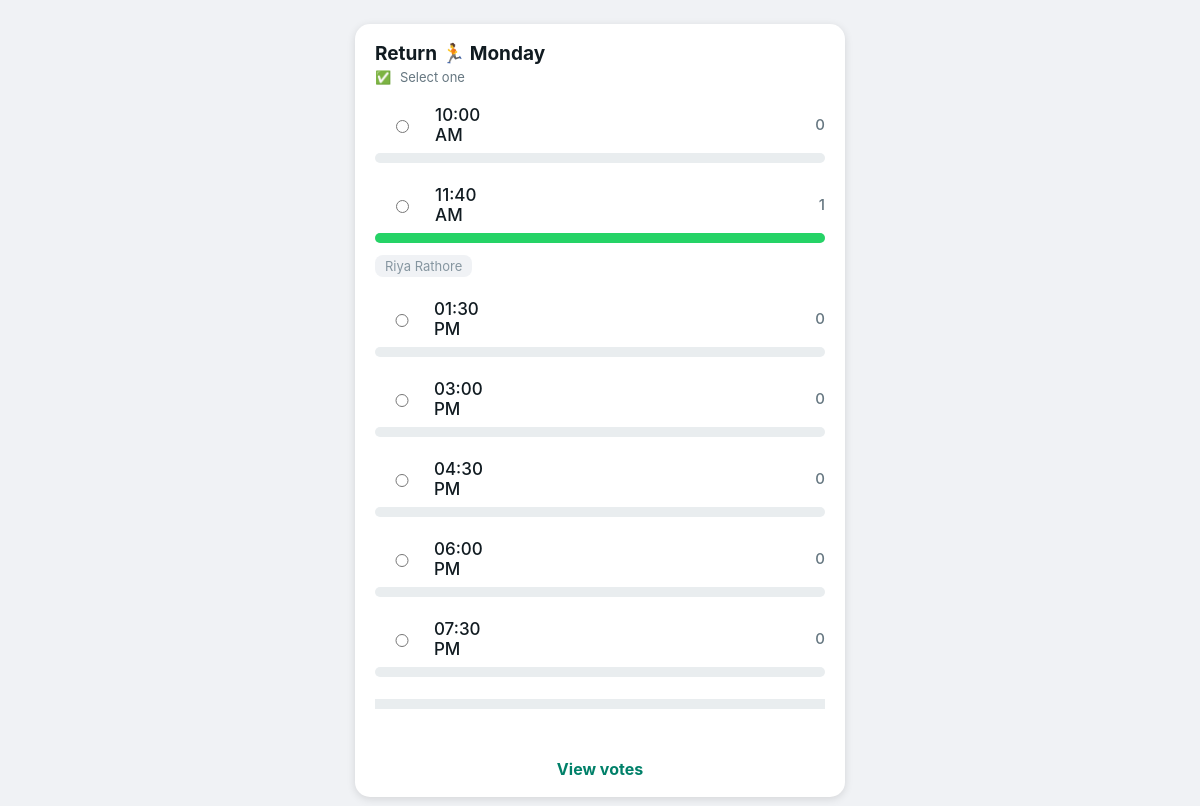
/return-poll/2 (signed in), run on the app's committed database.
### models.py (models this page shows, shortened)
class PollOption(db.Model):
    __tablename__ = "poll_option"
    id = db.Column(db.Integer, primary_key=True)
    poll_id = db.Column(db.Integer, db.ForeignKey("poll.id"), nullable=False)
    time = db.Column(db.String(10))

class Student(db.Model):
    __tablename__ = "student"
    id = db.Column(db.Integer, primary_key=True)
    name = db.Column(db.String(100), nullable=False)
    email = db.Column(db.String(120), unique=True, nullable=False)
    password = db.Column(db.String(200), nullable=False)
    phone_number = db.Column(db.String(15), nullable=True)
    latitude = db.Column(db.Float, nullable=True)
    longitude = db.Column(db.Float, nullable=True)
    route = db.Column(db.String(50))
    stop = db.Column(db.String(50))
    home_lat = db.Column(db.Float)
    assigned_van_id = db.Column(db.String(20), nullable=True)
    profile_pic = db.Column(db.String(200), default='default.png') # Ye zaroori hai
    home_lng = db.Column(db.Float)
    attendances = db.relationship('Attendance', backref='student', lazy=True)
    status = db.Column(db.String(20), default="Absent") # Present, Delay, ya Absent
    delay_time = db.Column(db.Integer, default=0)       # Kitne min late hai
    last_update = db.Column(db.DateTime, default=datetime.utcnow)

### app.py (the view)
@app.route("/return-poll/<int:student_id>")
def return_poll(student_id):
    if "student_id" not in session or session["student_id"] != student_id:
        return redirect(url_for('student_login'))
    target_date = get_target_date()
    poll = Poll.query.filter_by(poll_type="return", poll_date=target_date).first()
    poll_options = []
    total_votes = 0
    user_voted_id = None
    if poll:
        total_votes = PollVote.query.filter_by(poll_id=poll.id).count()
        existing_vote = PollVote.query.filter_by(student_id=student_id, poll_id=poll.id).first()
        user_voted_id = existing_vote.option_id if existing_vote else None
        for opt in poll.options:
            voters_data = PollVote.query.filter_by(option_id=opt.id).all()
            voters_list = [{"name": v.voter.name, "phone": v.voter.phone_number} for v in voters_data]
            poll_options.append({
                'id': opt.id,
                'time': opt.time,
                'count': len(voters_list),
                'voters': voters_list,
                'percent': (len(voters_list) / total_votes * 100) if total_votes > 0 else 0
            })
    return render_template("return_poll.html",
                           options=poll_options,
                           user_voted_id=user_voted_id,
                           day_name=target_date.strftime('%A'),
                           display_date=target_date.strftime('%d %b'))

### app.py (called while the page is built)
def get_target_date():
    now = datetime.now()
    if now.hour > 19 or (now.hour == 19 and now.minute >= 45):
        return date.today() + timedelta(days=1)
    return date.today()

### templates/return_poll.html (shortened to what this page needs)
<!DOCTYPE html>
<html lang="en">
<head>
    <link rel="stylesheet" href="{{ url_for('static', filename='style.css') }}">
</head>
<body style="background-color: #f0f2f5;">
<div class="poll-container">
    <div class="poll-header">Return 🏃 {{ day_name }}</div>
    <div class="poll-subheader">
        <span style="margin-right: 5px;">✅</span> Select one
    </div>
    {% for opt in options %}
    <div class="poll-option {% if user_voted_id == opt.id %}selected{% endif %}" onclick="location.href='/vote/{{ opt.id }}'">
        <div class="option-top">
            <div class="option-time">
                <input type="radio" {% if user_voted_id == opt.id %}checked{% endif %} style="margin-right: 10px;">
                {{ opt.time }}
            </div>
            <div class="vote-count">{{ opt.count }}</div>
        </div>
        <div class="progress-bar">
            <div class="progress-fill" style="width: {{ opt.percent }}%;"></div>
        </div>
        {% if opt.voters %}
        <div class="voters-preview">
            {% for voter in opt.voters[:2] %}
                <span class="voter-tag">{{ voter.name }}</span>
            {% endfor %}
        </div>
        {% endif %}
    </div>
    {% endfor %}
    <div style="text-align: center; margin-top: 20px; border-top: 10px solid #e9edef; padding-top: 50px;">
        <a href="/attendance-page" style="color: #008069; text-decoration: none; font-weight: bold;">View votes</a>
    </div>
</div>
</body>
</html>

### static/style.css (style rules this page uses)
:root { --primary-grad: linear-gradient(135deg, #667eea 0%, #764ba2 100%); --driver-grad: linear-gradient(135deg, #2c3e50 0%, #000000 100%); --bg-color: #f1f5f9; }
body { margin: 0; font-family: 'Poppins', sans-serif; background: var(--bg-color); display: flex; align-items: center; justify-content: center; min-height: 100vh; }
input { width: 100%; padding: 12px 16px; border: 1.5px solid #e2e8f0; border-radius: 12px; box-sizing: border-box; font-size: 1rem; transition: 0.3s; }
:root { --primary-grad: linear-gradient(135deg, #667eea 0%, #764ba2 100%); --bg-color: #f1f5f9; --card-bg: #ffffff; --text-main: #1e293b; --text-muted: #64748b; --success: #10b981; --warning: #f59e0b; --danger: #ef4444; }
body { margin: 0; font-family: 'Poppins', sans-serif; background: var(--bg-color); display: flex; flex-direction: column; align-items: center; min-height: 100vh; }

### templates/return_poll.html (style rules this page uses)
body { background-color: #f0f2f5; margin: 0; padding: 10px; display: flex; justify-content: center; }
.poll-container { background: #fff; border-radius: 15px; padding: 18px 20px; width: 92%; max-width: 450px; box-shadow: 0 2px 8px rgba(0,0,0,0.12); font-family: -apple-system, BlinkMacSystemFont, "Helvetica Neue", sans-serif; }
.poll-header { font-size: 19px; font-weight: 700; color: #111b21; margin-bottom: 4px; }
.poll-subheader { font-size: 13px; color: #667781; margin-bottom: 20px; }
.poll-option { margin-bottom: 22px; position: relative; cursor: pointer; }
.option-top { display: flex; justify-content: space-between; align-items: center; margin-bottom: 8px; }
.option-time { font-size: 17px; font-weight: 500; color: #111b21; display: flex; align-items: center; }
.vote-count { font-size: 15px; font-weight: 500; color: #667781; }
.progress-bar { height: 10px; background: #e9edef; border-radius: 6px; width: 100%; }
.progress-fill { height: 100%; background: #25d366; border-radius: 6px; transition: width 0.5s ease-in-out; }
.voters-preview { margin-top: 8px; font-size: 13px; color: #8696a0; }
.voter-tag { background: #f0f2f5; padding: 3px 10px; border-radius: 8px; margin-right: 6px; display: inline-block; margin-top: 4px; }

### data on the page
PollOption: time "10:00 AM", count "0"
PollOption: time "11:40 AM", count "1", {{ opt.percent }} 100.0 (drawn)
Student: name "Riya Rathore"
PollOption: time "01:30 PM", count "0"
PollOption: time "03:00 PM", count "0"
PollOption: time "04:30 PM", count "0"
PollOption: time "06:00 PM", count "0"
PollOption: time "07:30 PM", count "0"

### other printed values
{{ day_name }} "Monday"
